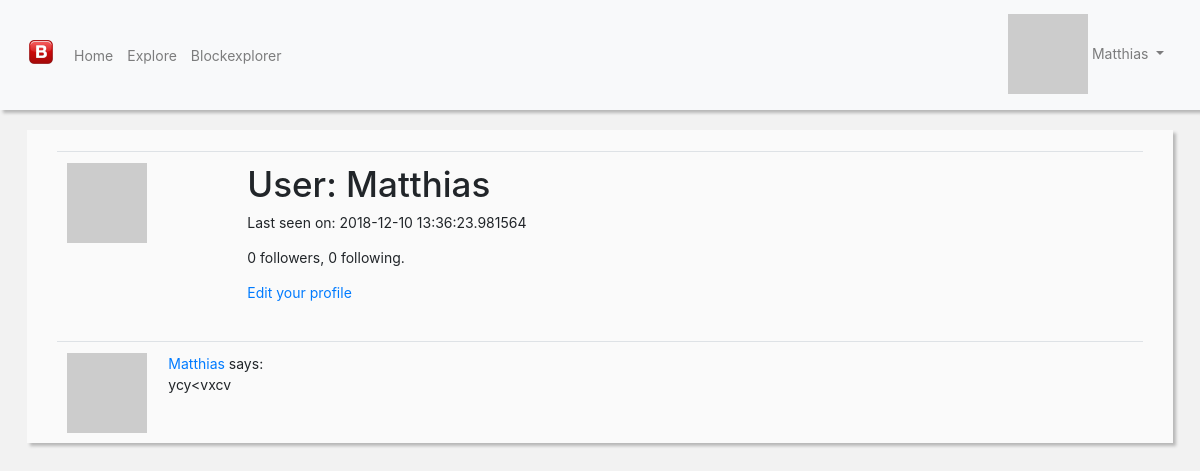
/user/Matthias (signed in), run on the app's committed database.
### app/models.py (models this page shows, shortened)
class User(UserMixin, db.Model):
    id = db.Column(db.Integer, primary_key=True)
    username = db.Column(db.String(64), index=True, unique=True)
    email = db.Column(db.String(120), index=True, unique=True)
    password_hash = db.Column(db.String(128))
    posts = db.relationship('Post', backref='author', lazy='dynamic')
    about_me = db.Column(db.String(140))
    last_seen = db.Column(db.DateTime, default=datetime.utcnow)
    addresses = db.relationship('Address', backref='author', lazy='dynamic')
    followed = db.relationship(
        'User', secondary=followers,
        primaryjoin=(followers.c.follower_id == id),
        secondaryjoin=(followers.c.followed_id == id),
        backref=db.backref('followers', lazy='dynamic'), lazy='dynamic')
    followed_address = db.relationship(
        'Address', secondary = user_address_follow,
        backref = db.backref('tracked_addresses', lazy='dynamic'),lazy='dynamic')
    def avatar(self, size):
        digest = md5(self.username.lower().encode('utf-8')).hexdigest()
        return 'https://www.gravatar.com/avatar/{}?d=identicon&s={}'.format(
            digest, size)
    def tracked_addresses(self):
        return self.followed_address.filter(
                user_address_follow.c.user_id == self.id).all()

class Post(db.Model):
    id = db.Column(db.Integer, primary_key=True)
    body = db.Column(db.String(140))
    timestamp = db.Column(db.DateTime, index=True, default=datetime.utcnow)
    user_id = db.Column(db.Integer, db.ForeignKey('user.id'))

### app/routes.py (the view)
@app.route('/user/<username>')
@login_required
def user(username):
    user = User.query.filter_by(username=username).first_or_404()
    page = request.args.get('page', 1, type=int)
    posts = user.posts.order_by(Post.timestamp.desc()).paginate(
        page, app.config['POSTS_PER_PAGE'], False)
    next_url = url_for('user', username=user.username, page=posts.next_num) \
        if posts.has_next else None
    prev_url = url_for('user', username=user.username, page=posts.prev_num) \
        if posts.has_prev else None
    return render_template('user.html', user=user, posts=posts.items,
                           next_url=next_url, prev_url=prev_url, title="Profile")

### app/models.py (called while the page is built)
@login.user_loader
def load_user(id):
    return User.query.get(int(id))

### app/routes.py (called while the page is built)
@app.before_request
def before_request():
    if current_user.is_authenticated:
        current_user.last_seen = datetime.utcnow()
        db.session.commit()

### app/templates/user.html (shortened to what this page needs)
{% extends "base.html" %}
{% block app_content %}
<div class="container-fluid" style="width: 99%" id="content-blockexplorer">
        <div class="container-fluid">
            <br>
    <table class="table table-hover">
        <tr>
            <td width="180px"><img src="{{ user.avatar(180) }}"></td>
            <td>
                <h1>User: {{ user.username }}</h1>
                {% if user.last_seen %}<p>Last seen on: {{ user.last_seen }}</p>{% endif %}
                <p>{{ user.followers.count() }} followers, {{ user.followed.count() }} following.</p>
                {% if user == current_user %}
                <p><a href="{{ url_for('edit_profile') }}">Edit your profile</a></p>
                {% elif not current_user.is_following(user) %}
                <p><a href="{{ url_for('follow', username=user.username) }}">Follow</a></p>
                {% else %}
                <p><a href="{{ url_for('unfollow', username=user.username) }}">Unfollow</a></p>
                {% endif %}
            </td>
        </tr>
    </table>
    {% for post in posts %}
        {% include '_post.html' %}
    {% endfor %}
</div></div>
{% endblock %}

### app/templates/base.html (shortened to what this page needs)
{% extends 'bootstrap/base.html' %}
{% block styles %}
    <link rel="stylesheet" href="https://maxcdn.bootstrapcdn.com/bootstrap/4.0.0/css/bootstrap.min.css">
    <link rel="stylesheet" href="{{ url_for('static', filename='style.css') }}">
 {% endblock %}
{% block navbar %}
<div class="container-full" id="custom-nav">
    <nav class="navbar navbar-light bg-light navbar-expand-lg" >
        <div class="container-fluid" style="width: 100%">
            <a class="navbar-brand" href="{{ url_for('index') }}">
                <img id="imagelogo" src="{{ url_for('static', filename='images/logo/logo.png') }}" style="padding-bottom: 6px">
            </a>
            <div class="collapse navbar-collapse" id="bs-example-navbar-collapse-1">
                <ul class="nav navbar-nav">
                    <li class="nav-item">
                        <a href="{{ url_for('index') }}" class="nav-link">Home</a>
                    </li>
                    <li class="nav-item">
                        <a href="{{ url_for('explore') }}" class="nav-link">Explore</a>
                    </li>
                    <li class="nav-item">
                        <a href="{{ url_for('block_explorer') }}" class="nav-link">Blockexplorer</a>
                    </li>
                </ul>
                <ul class="nav navbar-nav ml-auto">
                    {% if current_user.is_anonymous %}
                    <li class="nav-item">
                        <a href="{{ url_for('login') }}" class="nav-link">Login</a>
                    </li>
                    {% else %}
                    <li class="nav-item dropdown">
                        <a class="nav-link dropdown-toggle" href="#" id="navbarDropdown" role="button" data-toggle="dropdown" aria-haspopup="true" aria-expanded="false">
                            <img src="{{ current_user.avatar(15) }}" style="padding-bottom: 2px"> {{ current_user.username }}
                        </a>
                    </li>
                    {% endif %}
                </ul>
            </div>
        </div>
    </nav>
</div>
{% endblock %}
{% block content %}
<div class="container-full">
    <div class="container-fluid" style="width:99%">
        <div class="container-fluid" style="width: 95%; padding: 10px" >
        </div>
        <div class="container-full" id="main-content-frame" style="" >
        {% block app_content %}
        {% endblock %}
        </div>
    </div>
</div>
{% endblock %}

### app/templates/_post.html
    <table class="table table-hover">
        <tr>
            <td width="70px">
                <a href="{{ url_for('user', username=post.author.username) }}">
                    <img src="{{ post.author.avatar(70) }}" />
                </a>
            </td>
            <td>
                <a href="{{ url_for('user', username=post.author.username) }}">
                    {{ post.author.username }}
                </a>
                says:
                <br>
                {{ post.body }}
            </td>
        </tr>
    </table>

### app/static/style.css (style rules this page uses)
#content-blockexplorer { -webkit-box-shadow: 3px 3px 3px rgb(184, 184, 184); -moz-box-shadow: 3px 3px 3px rgb(184, 184, 184); box-shadow: 3px 3px 3px rgb(184, 184, 184); z-index:999; background-color: rgb(250, 250, 250); }
#custom-nav { -webkit-box-shadow: 3px 3px 3px rgb(184, 184, 184); -moz-box-shadow: 3px 3px 3px rgb(184, 184, 184); box-shadow: 3px 3px 3px rgb(184, 184, 184); z-index:999; }
html, body { height:100%; background-color: #f2f2f2; font-size: 14px; }
tr { border-width: 0px; border: 0px; border-top: 0px; }

### data on the page
User: username "Matthias", last_seen "2018-12-10 13:36:23.981564"
Post: author.username "Matthias", body "ycy<vxcv"

### other printed values
{{ user.followers.count() }} "0"
{{ user.followed.count() }} "0"
